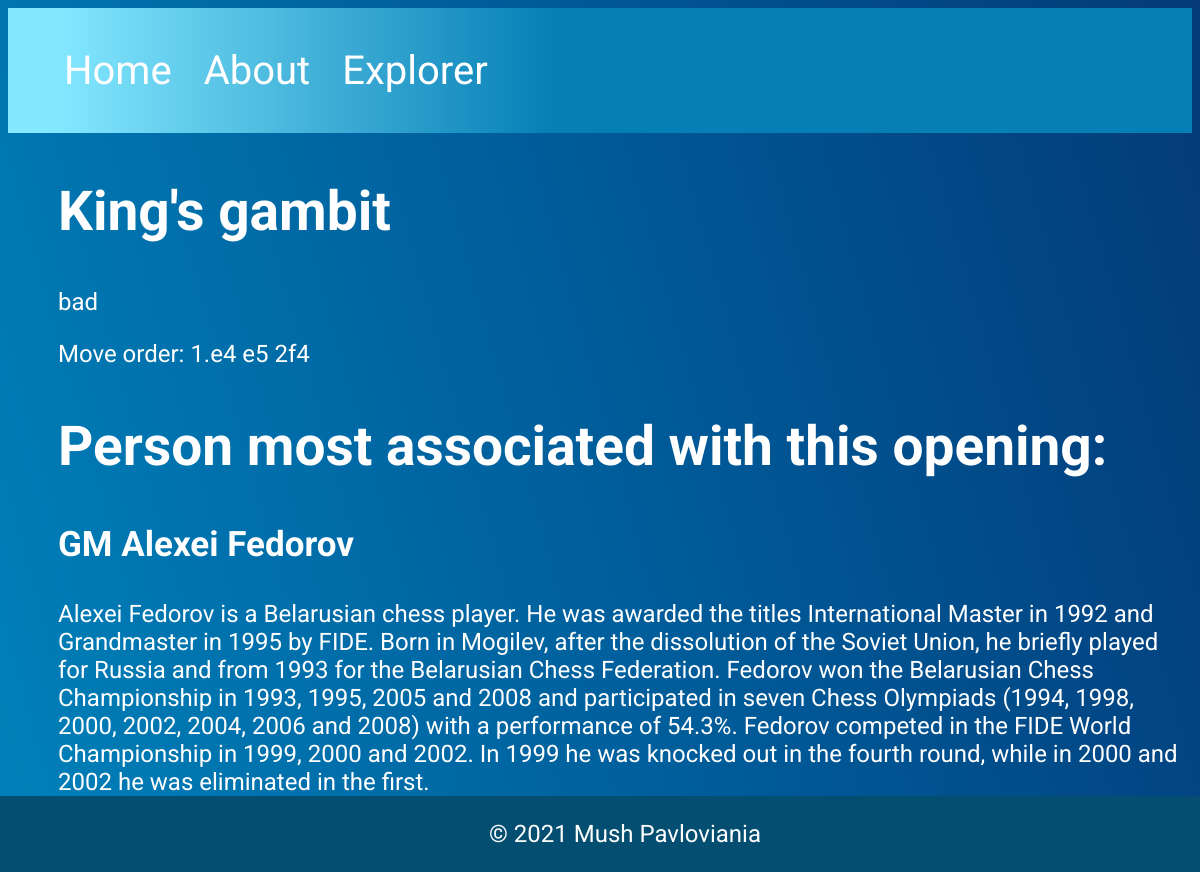
Screenshot of /opening/2 with the database file from the repository.
### tables this page shows
CREATE TABLE Main_Openings (id INTEGER PRIMARY KEY AUTOINCREMENT UNIQUE, name STRING, moves STRING, description STRING, FEN STRING);

CREATE TABLE Person (id INTEGER PRIMARY KEY AUTOINCREMENT UNIQUE, name STRING, description STRING);

### main.py (the view)
@app.route('/opening/<string:openingname>')
def openingsspecific(openingname):
  conn = sqlite3.connect('wack.db')
  cursor=conn.cursor()
  cursor.execute('''
SELECT
  p.id,
  p.name,
  p.description,
  mo.name,
  mo.description,
  mo.moves,
  mo.fen,
  OI.info_text
FROM
  Opening_Info OI
  INNER JOIN Main_Openings mo ON mo.id = OI.oid
  INNER JOIN Person p ON p.id = OI.pid
WHERE
  OI.id =
  '''+openingname+';')
  cursoroutput2=cursor.fetchall()
  conn.close()
  return render_template('openingprofile.html', thingy=cursoroutput2)

### main.py (called while the page is built)
@app.context_processor
def inject_search():
  searchform = SearchForm()
  return dict(searchform=searchform)

### templates/openingprofile.html (shortened to what this page needs)
{% extends 'layout.html' %}
{% block content %}
<head>
</head>
<h2 style = "color:white"> {{thingy[0][3]}}   </h2>
<p >{{thingy[0][4]}}</p>
<p>Move order: {{thingy[0][5]}} </p>
<h2> Person most associated with this opening: </h2>
<h3> {{thingy[0][1]}}</h3>
<p> {{thingy[0][2]}}</p>
<p>{{thingy[0][7]}} </p>
{% endblock %}

### static/css/style.css (style rules this page uses)
body { font-family: 'Roboto', sans-serif; background-image: linear-gradient(to right top, #0db4dd, #0094c8, #0075b0, #005795, #043a78); background-repeat: no-repeat; background-size: 100% 500%; }

### templates/openingprofile.html (style rules this page uses)
h2 { color:white; font-size:55px; font-family: 'Roboto', sans-serif; padding-left: 50px; }
h3 { color:white; font-size:35px; padding-left: 50px; font-family: 'Roboto', sans-serif; }
p { color:white; font-size:24px; padding-left: 50px; }

### rows the page displays
Main_Openings: name "King's gambit", description "bad", moves "1.e4 e5 2f4"
Person: name "GM Alexei Fedorov", description "Alexei Fedorov is a Belarusian chess player. He was awarded the titles International Master in 1992 and Grandmaster in 1995 by FIDE. Born in Mogilev, after the dissolution of the Soviet Union, he briefly played for Russia and from 1993 for the Belarusian Chess Federation. Fedorov won the Belarusian Chess Championship in 1993, 1995, 2005 and 2008 and participated in seven Chess Olympiads (1994, 1998, 2000, 2002, 2004, 2006 and 2008) with a performance of 54.3%. Fedorov competed in the FIDE World Championship in 1999, 2000 and 2002. In 1999 he was knocked out in the fourth round, while in 2000 and 2002 he was eliminated in the first."
